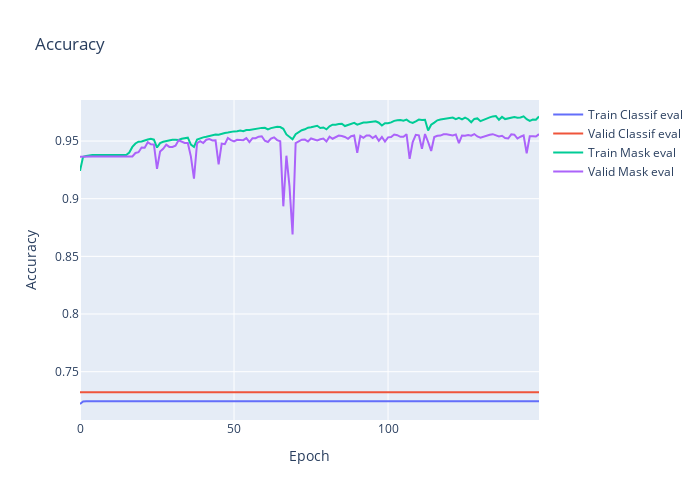

Source (notebook cell):
### Code cell
plt.clf()
fig = go.Figure()
fig.add_trace(go.Scatter(
                    y=history.history['classOutput_categorical_accuracy'],
                    name='Train Classif eval'))
fig.add_trace(go.Scatter(
                    y=history.history['val_classOutput_categorical_accuracy'],
                    name='Valid Classif eval'))
fig.add_trace(go.Scatter(
                    y=history.history['maskOutput_accuracy'],
                    name='Train Mask eval'))
fig.add_trace(go.Scatter(
                    y=history.history['val_maskOutput_accuracy'],
                    name='Valid Mask eval'))
fig.add_trace(go.Scatter(
                    y=history.history['maskOutput_dice_coef'],
                    name='Train Mask DICE'))
fig.add_trace(go.Scatter(
                    y=history.history['val_maskOutput_dice_coef'],
                    name='Valid Mask DICE'))
fig.update_layout(height=500, 
                  width=700,
                  title='Accuracy',
                  xaxis_title='Epoch',
                  yaxis_title='Accuracy')
fig.show()

### Figure 1 — Plotly figure (JSON) as saved in the notebook; plotly's stock layout.template omitted (floating-point values rounded to 4 significant figures; data arrays with more than 128 entries replaced by an {"elided": "..."} marker saying what was removed)
{"data": [{"name": "Train Classif eval", "type": "scatter", "y": {"elided": "150 float values"}}, {"name": "Valid Classif eval", "type": "scatter", "y": {"elided": "150 float values"}}, {"name": "Train Mask eval", "type": "scatter", "y": {"elided": "150 float values"}}, {"name": "Valid Mask eval", "type": "scatter", "y": {"elided": "150 float values"}}], "layout": {"height": 500, "title": {"text": "Accuracy"}, "width": 700, "xaxis": {"title": {"text": "Epoch"}}, "yaxis": {"title": {"text": "Accuracy"}}}}
